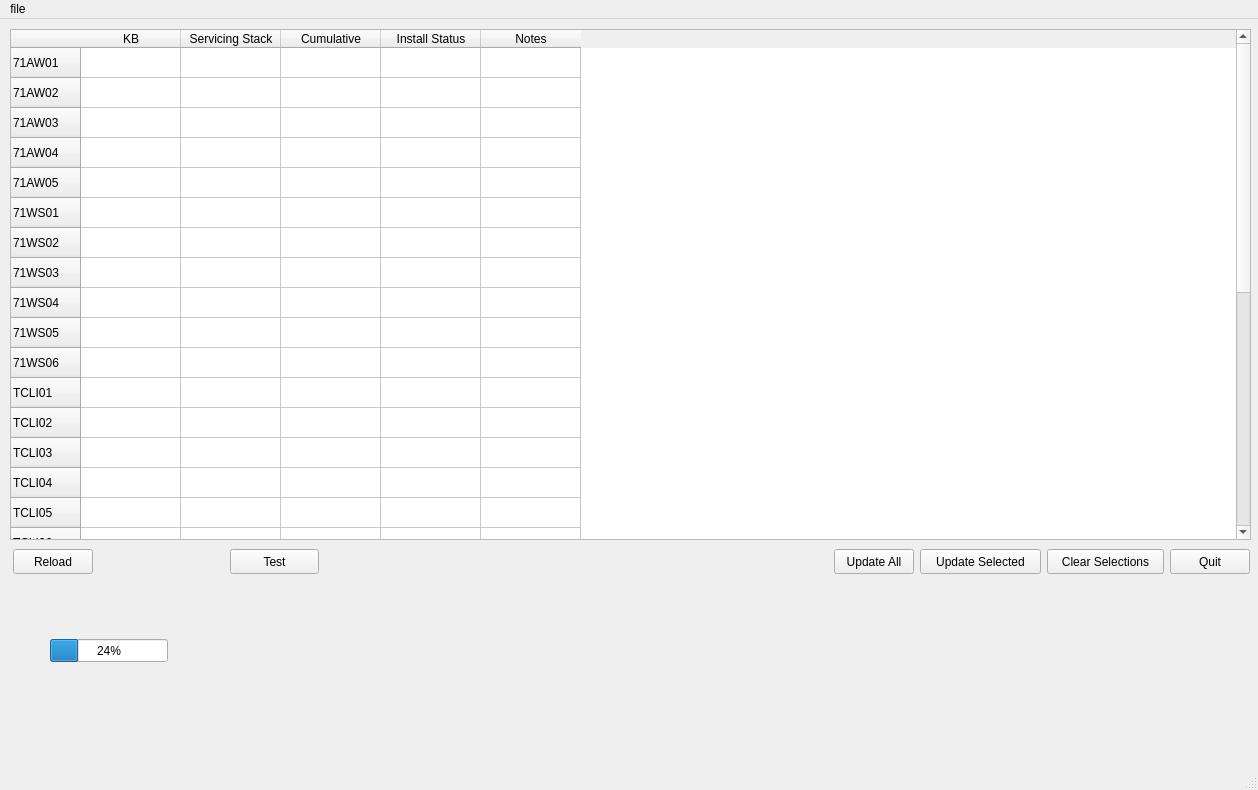
<?xml version="1.0" encoding="UTF-8"?>
<ui version="4.0">
 <class>MainWindow</class>
 <widget class="QMainWindow" name="MainWindow">
  <property name="geometry">
   <rect>
    <x>0</x>
    <y>0</y>
    <width>1258</width>
    <height>790</height>
   </rect>
  </property>
  <property name="windowTitle">
   <string>MainWindow</string>
  </property>
  <property name="windowOpacity">
   <double>0.000000000000000</double>
  </property>
  <property name="autoFillBackground">
   <bool>false</bool>
  </property>
  <widget class="QWidget" name="centralwidget">
   <widget class="QTableWidget" name="Table">
    <property name="geometry">
     <rect>
      <x>10</x>
      <y>10</y>
      <width>1241</width>
      <height>511</height>
     </rect>
    </property>
    <property name="cursor" stdset="0">
     <cursorShape>ArrowCursor</cursorShape>
    </property>
    <property name="editTriggers">
     <set>QAbstractItemView::NoEditTriggers</set>
    </property>
    <attribute name="horizontalHeaderCascadingSectionResizes">
     <bool>false</bool>
    </attribute>
    <attribute name="horizontalHeaderStretchLastSection">
     <bool>false</bool>
    </attribute>
    <attribute name="verticalHeaderCascadingSectionResizes">
     <bool>false</bool>
    </attribute>
    <row>
     <property name="text">
      <string>71AW01</string>
     </property>
    </row>
    <row>
     <property name="text">
      <string>71AW02</string>
     </property>
    </row>
    <row>
     <property name="text">
      <string>71AW03</string>
     </property>
    </row>
    <row>
     <property name="text">
      <string>71AW04</string>
     </property>
    </row>
    <row>
     <property name="text">
      <string>71AW05</string>
     </property>
    </row>
    <row>
     <property name="text">
      <string>71WS01</string>
     </property>
    </row>
    <row>
     <property name="text">
      <string>71WS02</string>
     </property>
    </row>
    <row>
     <property name="text">
      <string>71WS03</string>
     </property>
    </row>
    <row>
     <property name="text">
      <string>71WS04</string>
     </property>
    </row>
    <row>
     <property name="text">
      <string>71WS05</string>
     </property>
    </row>
    <row>
     <property name="text">
      <string>71WS06</string>
     </property>
    </row>
    <row>
     <property name="text">
      <string>TCLI01</string>
     </property>
    </row>
    <row>
     <property name="text">
      <string>TCLI02</string>
     </property>
    </row>
    <row>
     <property name="text">
      <string>TCLI03</string>
     </property>
    </row>
    <row>
     <property name="text">
      <string>TCLI04</string>
     </property>
    </row>
    <row>
     <property name="text">
      <string>TCLI05</string>
     </property>
    </row>
    <row>
     <property name="text">
      <string>TCLI06</string>
     </property>
    </row>
    <row>
     <property name="text">
      <string>71ES02</string>
     </property>
    </row>
    <row>
     <property name="text">
      <string>71ES03</string>
     </property>
    </row>
    <row>
     <property name="text">
      <string>VIRT03</string>
     </property>
    </row>
    <row>
     <property name="text">
      <string>HIST1A</string>
     </property>
    </row>
    <row>
     <property name="text">
      <string>NAS_SRV</string>
     </property>
    </row>
    <row>
     <property name="text">
      <string>EPOSRV</string>
     </property>
    </row>
    <row>
     <property name="text">
      <string>WSUS</string>
     </property>
    </row>
    <row>
     <property name="text">
      <string>NETMON</string>
     </property>
    </row>
    <row>
     <property name="text">
      <string>PI_MAG</string>
     </property>
    </row>
    <row>
     <property name="text">
      <string>PIMAG_IN</string>
     </property>
    </row>
    <row>
     <property name="text">
      <string>SYSADV</string>
     </property>
    </row>
    <row>
     <property name="text">
      <string>AUTOSAVE</string>
     </property>
    </row>
    <row>
     <property name="text">
      <string>PRIMDC</string>
     </property>
    </row>
    <row>
     <property name="text">
      <string>SECNDC</string>
     </property>
    </row>
    <column>
     <property name="text">
      <string>KB</string>
     </property>
    </column>
    <column>
     <property name="text">
      <string>Servicing Stack</string>
     </property>
    </column>
    <column>
     <property name="text">
      <string>Cumulative</string>
     </property>
    </column>
    <column>
     <property name="text">
      <string>Install Status</string>
     </property>
    </column>
    <column>
     <property name="text">
      <string>Notes</string>
     </property>
    </column>
   </widget>
   <widget class="QPushButton" name="UpdateSelected">
    <property name="geometry">
     <rect>
      <x>920</x>
      <y>530</y>
      <width>121</width>
      <height>25</height>
     </rect>
    </property>
    <property name="text">
     <string>Update Selected</string>
    </property>
   </widget>
   <widget class="QPushButton" name="UpdateAll">
    <property name="geometry">
     <rect>
      <x>834</x>
      <y>530</y>
      <width>80</width>
      <height>25</height>
     </rect>
    </property>
    <property name="text">
     <string>Update All</string>
    </property>
   </widget>
   <widget class="QPushButton" name="Reload">
    <property name="geometry">
     <rect>
      <x>13</x>
      <y>530</y>
      <width>80</width>
      <height>25</height>
     </rect>
    </property>
    <property name="text">
     <string>Reload</string>
    </property>
   </widget>
   <widget class="QPushButton" name="ClearSelections">
    <property name="geometry">
     <rect>
      <x>1047</x>
      <y>530</y>
      <width>117</width>
      <height>25</height>
     </rect>
    </property>
    <property name="text">
     <string>Clear Selections</string>
    </property>
   </widget>
   <widget class="QPushButton" name="Quit">
    <property name="geometry">
     <rect>
      <x>1170</x>
      <y>530</y>
      <width>80</width>
      <height>25</height>
     </rect>
    </property>
    <property name="text">
     <string>Quit</string>
    </property>
   </widget>
   <widget class="QPushButton" name="Test">
    <property name="geometry">
     <rect>
      <x>230</x>
      <y>530</y>
      <width>89</width>
      <height>25</height>
     </rect>
    </property>
    <property name="text">
     <string>Test</string>
    </property>
   </widget>
   <widget class="QProgressBar" name="progressBar">
    <property name="geometry">
     <rect>
      <x>50</x>
      <y>620</y>
      <width>118</width>
      <height>23</height>
     </rect>
    </property>
    <property name="value">
     <number>24</number>
    </property>
   </widget>
  </widget>
  <widget class="QMenuBar" name="menubar">
   <property name="geometry">
    <rect>
     <x>0</x>
     <y>0</y>
     <width>1258</width>
     <height>22</height>
    </rect>
   </property>
   <widget class="QMenu" name="menufile">
    <property name="title">
     <string>file</string>
    </property>
   </widget>
   <addaction name="menufile"/>
  </widget>
  <widget class="QStatusBar" name="statusbar"/>
 </widget>
 <resources/>
 <connections/>
</ui>
